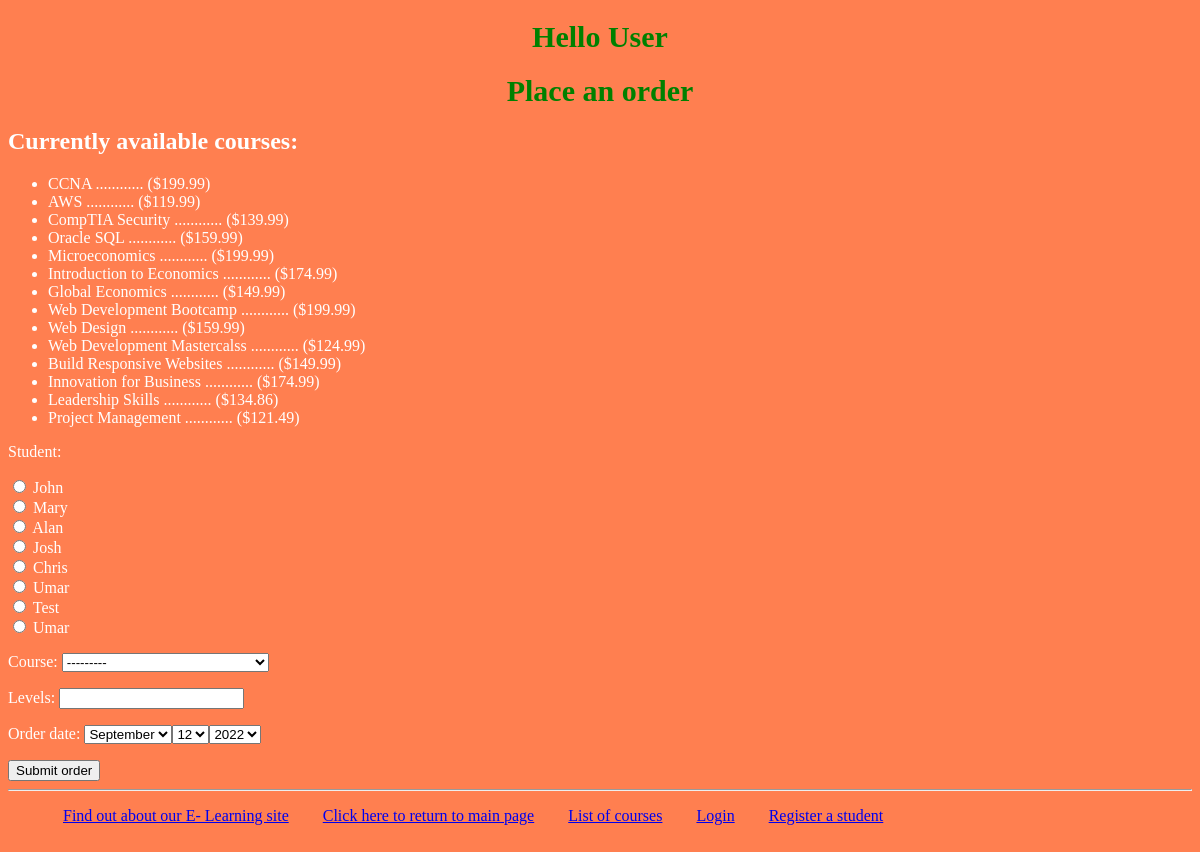
The page /myapp/place_order on the database its author committed.
### myapp/models.py (models this page shows, shortened)
class Course(models.Model):
    topic = models.ForeignKey(Topic, related_name='courses',on_delete=models.CASCADE)
    name = models.CharField(max_length=200)
    price = models.DecimalField(max_digits=10, decimal_places=2,validators=[validate_price])
    hours = models.PositiveIntegerField(null=True, blank=True)
    for_everyone = models.BooleanField(default=True)
    description = models.TextField(max_length=300, null=True, blank=True)
    interested = models.PositiveIntegerField(default=0)
    stages = models.PositiveIntegerField(default=3)
    def __str__(self):
        return self.name

### myapp/views.py (the view)
# urls.py: path(r'place_order', views.place_order, name='place_order'),
def place_order(request):
    msg = ''
    courlist = Course.objects.all()
    if request.method == 'POST':
        form = OrderForm(request.POST)
        if form.is_valid():
            order = form.save(commit=False)
            if order.levels <= order.course.stages:
                order.save()
                msg = 'Your course has been ordered successfully.'
                if order.course.price > 150.0:
                    order.course.discount()
            else:
                msg = 'You exceeded the number of levels for this course.'
            return render(request, 'myapp/order_response.html', {'msg': msg})
    else:
        form = OrderForm()
    return render(request, 'myapp/placeorder.html', {'form': form, 'msg': msg, 'courlist': courlist})

### myapp/forms.py
class OrderForm(forms.ModelForm):
    class Meta:
        model = Order
        fields = ['student','course','levels','order_date']
        widgets = {'student': forms.RadioSelect(), 'order_date':forms.SelectDateWidget()}

### myapp/models.py (called while the page is built)
    def __str__(self):
        return self.first_name

### myapp/templates/myapp/placeorder.html (shortened to what this page needs)
{% extends 'myapp/base.html'%}
{% block body_block %}
    <h1>Place an order</h1>
        {% if courlist %}
        <h2>Currently available courses:</h2>
            <ul>
                {% for cour in courlist %}
                    <li>{{ cour.name }} ............ (${{ cour.price }})</li>
                {% endfor %}
            </ul>
        {% endif %}
        <form id="order_form" method="post" action="{% url 'myapp:place_order' %}">
            {{ form.as_p }}
            <input type="submit" name="submit1" value="Submit order" />
        </form>
{% endblock %}

### myapp/static/myapp/style.css (style rules this page uses)
body { background-color: coral; color: white; }
h1 { font-size: 30px; color: green; text-align: center; font-family: "Brush Script MT"; }

### rows shown on the page
Course: name "CCNA", price "199.99"
Course: name "AWS", price "119.99"
Course: name "CompTIA Security", price "139.99"
Course: name "Oracle SQL", price "159.99"
Course: name "Microeconomics", price "199.99"
Course: name "Introduction to Economics", price "174.99"
Course: name "Global Economics", price "149.99"
Course: name "Web Development Bootcamp", price "199.99"
Course: name "Web Design", price "159.99"
Course: name "Web Development Mastercalss", price "124.99"
Course: name "Build Responsive Websites", price "149.99"
Course: name "Innovation for Business", price "174.99"
Course: name "Leadership Skills", price "134.86"
Course: name "Project Management", price "121.49"
